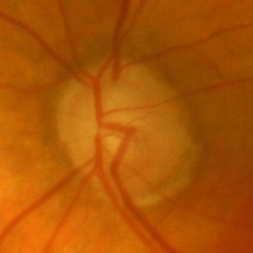
#> input picture IMG/Im004_ACRIMA.jpg, 253 x 253 px, shrunk from 406 x 406 before the run, found by its file name
$ jupyter execute PDI_ACT5.ipynb
#> lines starting #> are read from the running program, lines starting #| are printed output that depends on the picture
# Mejorar calidad de imagen a color
Importación de librerías:

*   `cv2` es la librería OpenCV, utilizada para procesamiento de imágenes.
*   `matplotlib.pyplot` se usa para mostrar imágenes y gráficos.

[cell 1]
import cv2
import matplotlib.pyplot as plt

Carga de imagen:

* `cv2.imread()` lee la imagen desde la ruta indicada y la carga en formato BGR (formato por defecto en OpenCV).

* `cv2.cvtColor()` convierte la imagen de BGR a RGB para que la visualización con Matplotlib sea correcta, ya que Matplotlib usa RGB.

[cell 2]
# Cargar imagen oscura
img_bgr = cv2.imread('/content/Im004_ACRIMA.jpg')
#> img_bgr is the input picture: shape (253, 253, 3); mean B, G, R 5.9, 84.9, 171.2
img_rgb = cv2.cvtColor(img_bgr, cv2.COLOR_BGR2RGB)

Conversión de espacio de color:

* La imagen se convierte de BGR a HSV (Hue, Saturation, Value).

* Esto permite trabajar con el canal de brillo (Value) separadamente.

[cell 3]
# Convertir a HSV
img_hsv = cv2.cvtColor(img_bgr, cv2.COLOR_BGR2HSV)
#> img_hsv: shape (253, 253, 3); mean H, S, V 14.3, 246.9, 171.2

Separación de canales:

Se extraen los tres canales individuales:

* `h`: tono (color)

* `s`: saturación (intensidad del color)

* `v`: valor (brillo)

[cell 4]
# Separar canales H, S y V
h, s, v = cv2.split(img_hsv)

Ecualización del histograma:

* Se aplica la ecualización solo al canal de brillo v.

* Esta técnica mejora el contraste y la luminosidad, haciendo visibles detalles en zonas oscuras.

[cell 5]
# Ecualizar solo el canal de valor (brillo)
v_eq = cv2.equalizeHist(v)
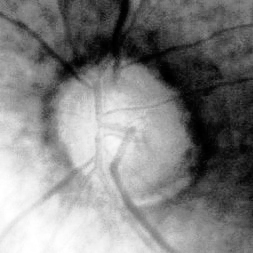
#> v_eq: shape (253, 253); min 0, max 255, mean 129.1

Reconstrucción de la imagen HSV:

* Se combinan los canales `h` y `s` originales con el canal `v_eq` ecualizado para formar una nueva imagen HSV mejorada.

[cell 6]
# Combinar canales con el V ecualizado
img_hsv_eq = cv2.merge([h, s, v_eq])
#> img_hsv_eq: shape (253, 253, 3); mean H, S, V 14.3, 246.9, 129.1

Conversión para visualización:

* Primero se convierte la imagen mejorada de HSV a BGR para que OpenCV pueda manejarla correctamente.

* Luego, se convierte de BGR a RGB para mostrarla con Matplotlib.

[cell 7]
# Convertir de nuevo a BGR y luego a RGB para visualización
img_eq_bgr = cv2.cvtColor(img_hsv_eq, cv2.COLOR_HSV2BGR)
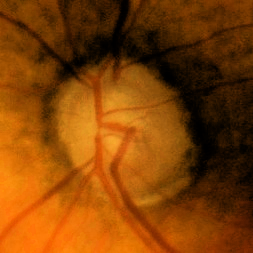
#> img_eq_bgr: shape (253, 253, 3); mean B, G, R 5.1, 64.5, 129.1
img_eq_rgb = cv2.cvtColor(img_eq_bgr, cv2.COLOR_BGR2RGB)

Visualización:

Se crea una figura con dos subgráficos:

* El primero muestra la imagen original.

* El segundo muestra la imagen mejorada tras la ecualización del canal V.

Se desactivan los ejes para una mejor presentación visual.

* `plt.tight_layout()` ajusta el espaciado entre gráficos para que no se solapen.

* `plt.show()` muestra la ventana con las imágenes.

[cell 8]
# Mostrar imágenes original y mejorada
plt.figure(figsize=(10, 5))

plt.subplot(1, 2, 1)
plt.imshow(img_rgb)
plt.title('Imagen original')
plt.axis('off')

plt.subplot(1, 2, 2)
plt.imshow(img_eq_rgb)
plt.title('Imagen mejorada (Ecualización V)')
plt.axis('off')

plt.tight_layout()
plt.show()

Se repite el mismo procedimiento para las otras dos imagenes.

[cell 9]
# Cargar imagen oscura
img2_bgr = cv2.imread('/content/person78_virus_140.jpeg')
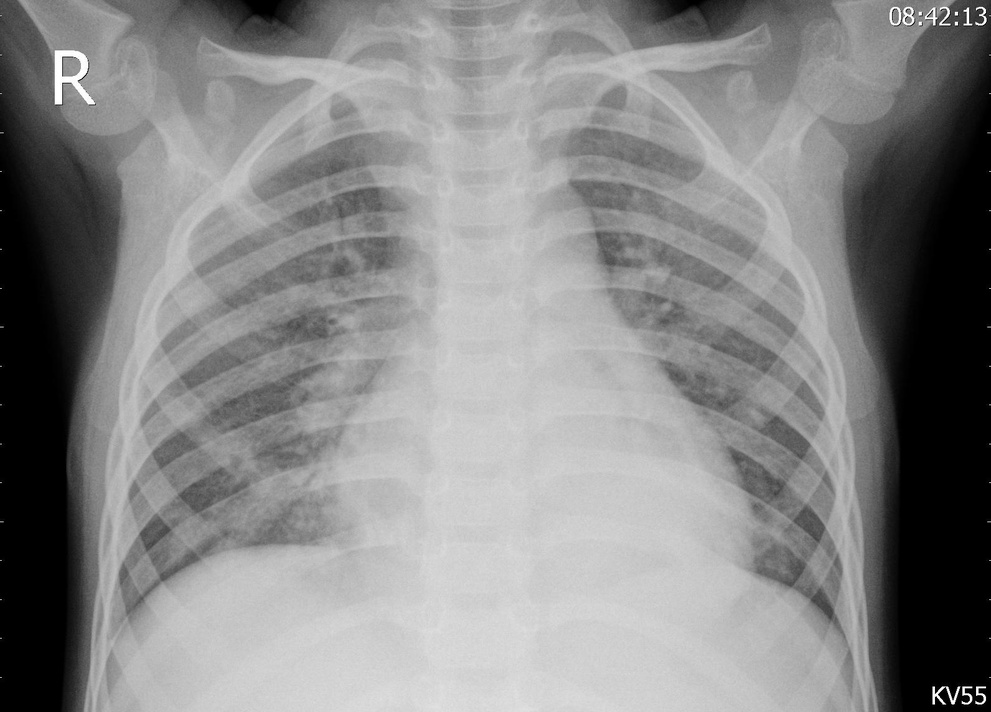
#> input picture IMG/person78_virus_140.jpeg, 991 x 712 px, shrunk from 1592 x 1144 before the run, found by its file name
#> img2_bgr is the input picture: shape (712, 991, 3); min 0, max 255, mean 134.9
img2_rgb = cv2.cvtColor(img2_bgr, cv2.COLOR_BGR2RGB)

# Convertir a HSV
img2_hsv = cv2.cvtColor(img2_bgr, cv2.COLOR_BGR2HSV)
#> img2_hsv: shape (712, 991, 3); mean H, S, V 0, 0, 134.9

# Separar canales H, S y V
h2, s2, v2 = cv2.split(img2_hsv)
#> h2: shape (712, 991); every value is 0

# Ecualizar solo el canal de valor (brillo)
v2_eq = cv2.equalizeHist(v2)
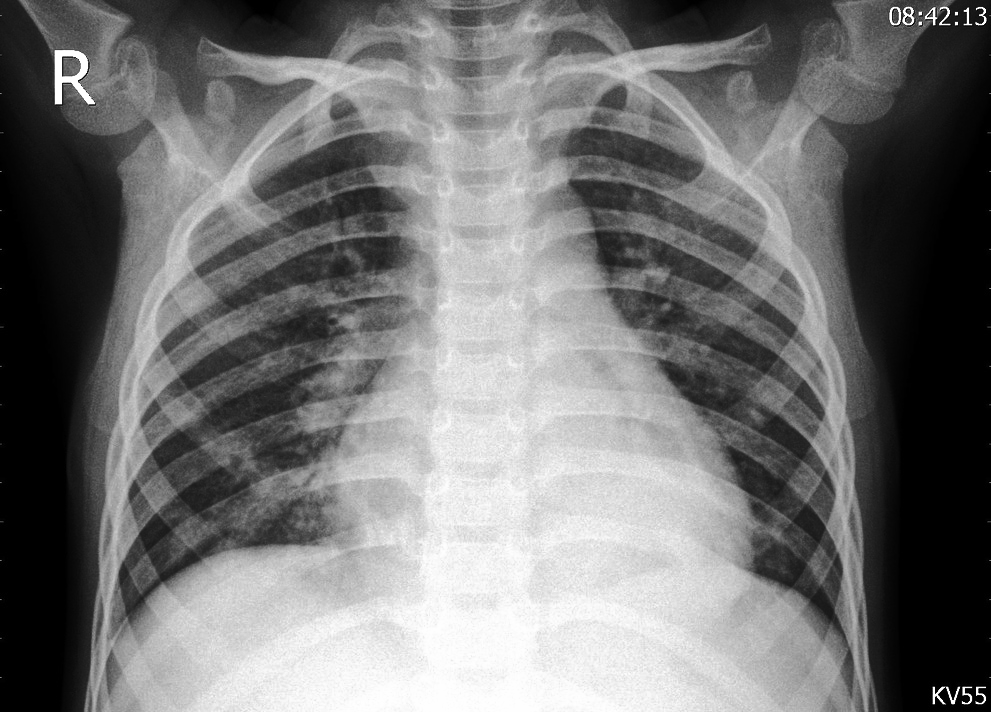
#> v2_eq: shape (712, 991); min 0, max 255, mean 115.9

# Combinar canales con el V ecualizado
img2_hsv_eq = cv2.merge([h2, s2, v2_eq])
#> img2_hsv_eq: shape (712, 991, 3); mean H, S, V 0, 0, 115.9

# Convertir de nuevo a BGR y luego a RGB para visualización
img2_eq_bgr = cv2.cvtColor(img2_hsv_eq, cv2.COLOR_HSV2BGR)
img2_eq_rgb = cv2.cvtColor(img2_eq_bgr, cv2.COLOR_BGR2RGB)

[cell 10]
# Mostrar imágenes original y mejorada
plt.figure(figsize=(10, 5))

plt.subplot(1, 2, 1)
plt.imshow(img2_rgb)
plt.title('Imagen original')
plt.axis('off')

plt.subplot(1, 2, 2)
plt.imshow(img2_eq_rgb)
plt.title('Imagen mejorada (Ecualización V)')
plt.axis('off')

plt.tight_layout()
plt.show()

[cell 11]
# Cargar imagen oscura
img3_bgr = cv2.imread('/content/7_left.jpg')
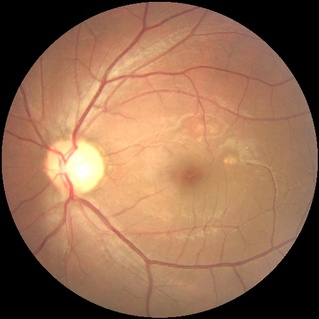
#> input picture IMG/7_left.jpg, 319 x 319 px, shrunk from 512 x 512 before the run, found by its file name
#> img3_bgr is the input picture: shape (319, 319, 3); mean B, G, R 80.6, 107.1, 147
img3_rgb = cv2.cvtColor(img3_bgr, cv2.COLOR_BGR2RGB)

# Convertir a HSV
img3_hsv = cv2.cvtColor(img3_bgr, cv2.COLOR_BGR2HSV)
#> img3_hsv: shape (319, 319, 3); mean H, S, V 12.3, 101, 147.1

# Separar canales H, S y V
h3, s3, v3 = cv2.split(img3_hsv)
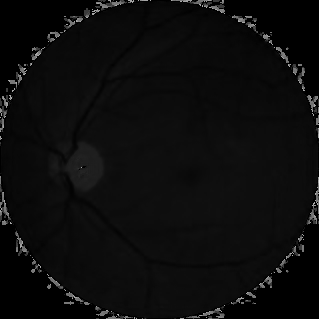
#> h3: shape (319, 319); min 0, max 177, mean 12.3
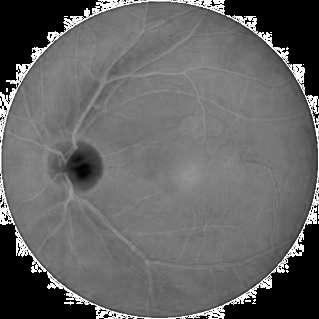
#> s3: shape (319, 319); min 0, max 255, mean 101
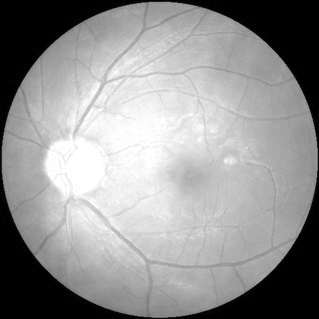
#> v3: shape (319, 319); min 0, max 255, mean 147.1

# Ecualizar solo el canal de valor (brillo)
v3_eq = cv2.equalizeHist(v3)
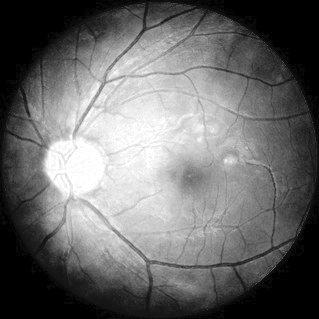
#> v3_eq: shape (319, 319); min 0, max 255, mean 106.9

# Combinar canales con el V ecualizado
img3_hsv_eq = cv2.merge([h3, s3, v3_eq])
#> img3_hsv_eq: shape (319, 319, 3); mean H, S, V 12.3, 101, 106.9

# Convertir de nuevo a BGR y luego a RGB para visualización
img3_eq_bgr = cv2.cvtColor(img3_hsv_eq, cv2.COLOR_HSV2BGR)
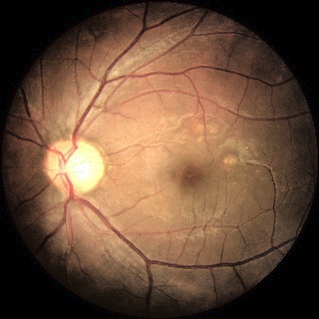
#> img3_eq_bgr: shape (319, 319, 3); mean B, G, R 57.7, 77.7, 106.7
img3_eq_rgb = cv2.cvtColor(img3_eq_bgr, cv2.COLOR_BGR2RGB)

[cell 12]
# Mostrar imágenes original y mejorada
plt.figure(figsize=(10, 5))

plt.subplot(1, 2, 1)
plt.imshow(img3_rgb)
plt.title('Imagen original')
plt.axis('off')

plt.subplot(1, 2, 2)
plt.imshow(img3_eq_rgb)
plt.title('Imagen mejorada (Ecualización V)')
plt.axis('off')

plt.tight_layout()
plt.show()
